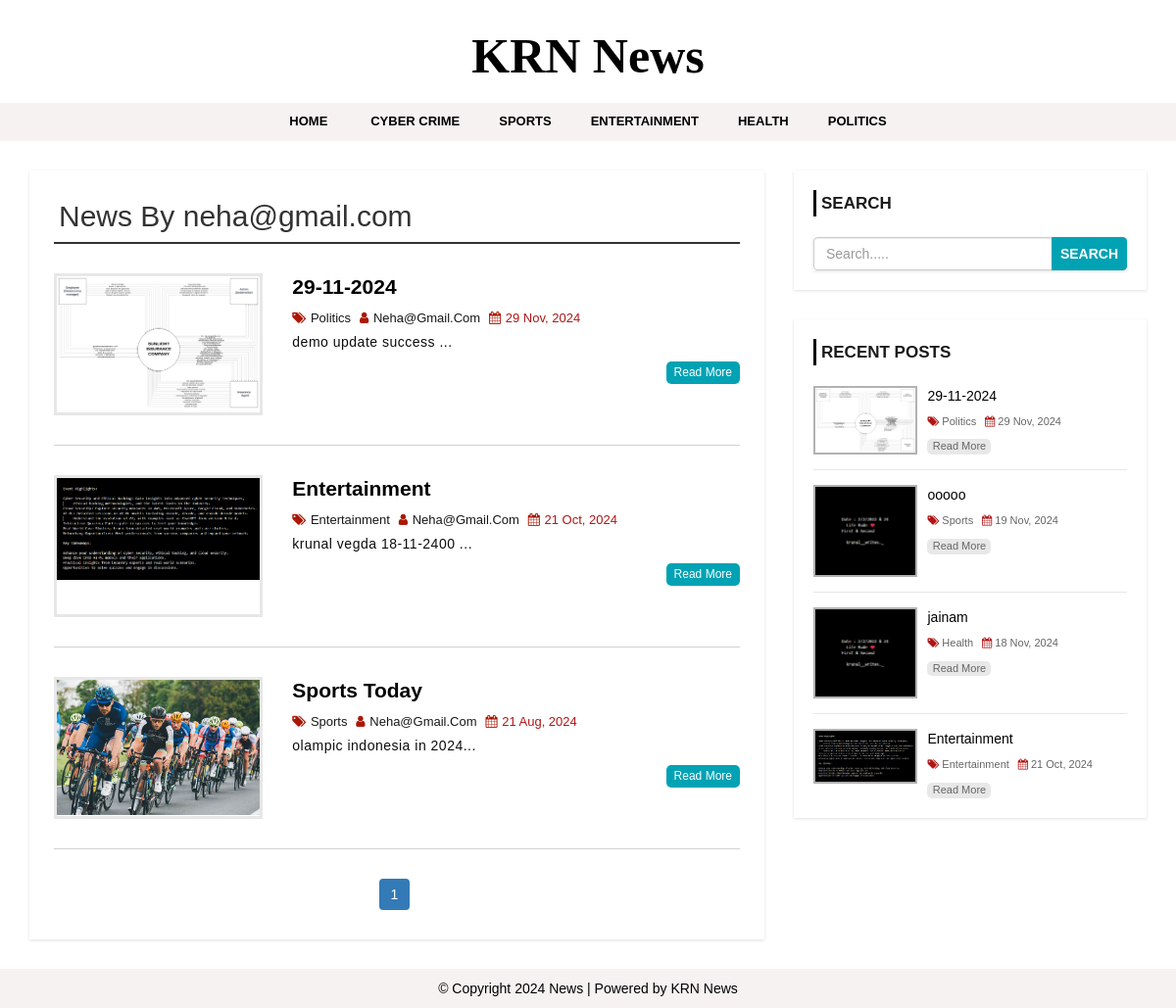
/author.php?aid=2, run on the app's committed database.
### tables this page shows
CREATE TABLE `settings` (
  `id` int(11) NOT NULL,
  `websitename` varchar(60) NOT NULL,
  `logo` varchar(50) NOT NULL,
  `footerdesc` varchar(255) NOT NULL
);

CREATE TABLE `category` (
  `category_id` int(11) NOT NULL,
  `category_name` varchar(100) NOT NULL,
  `post` int(11) NOT NULL DEFAULT 0
);

CREATE TABLE `user` (
  `user_id` int(10) UNSIGNED NOT NULL,
  `first_name` varchar(30) NOT NULL,
  `last_name` varchar(30) NOT NULL,
  `username` varchar(30) DEFAULT NULL,
  `password` varchar(40) DEFAULT NULL,
  `role` int(11) NOT NULL,
  `resettoken` varchar(255) NOT NULL,
  `resettokenexpired` date DEFAULT NULL
);

CREATE TABLE `post` (
  `post_id` int(11) NOT NULL,
  `title` varchar(100) NOT NULL,
  `description` text NOT NULL,
  `category` varchar(100) NOT NULL,
  `post_date` varchar(50) NOT NULL,
  `author` int(11) NOT NULL,
  `post_img` varchar(100) NOT NULL
);

### config.php (called while the page is built, shortened)
<?php
$hostname = "http://localhost/news-site";
?>

### author.php (the view, shortened to what this page needs)
<?php include 'header.php'; ?>
    <div id="main-content">
      <div class="container">
        <div class="row">
            <div class="col-md-8">
              <div class="post-container">
                <?php
                include "config.php";
                if(isset($_GET['aid'])){
                  $auth_id = $_GET['aid'];
                  $sql1 = "SELECT * FROM post JOIN user
                          ON post.author = user.user_id
                          WHERE post.author = {$auth_id}";
                  $result1 = mysqli_query($conn, $sql1) or die("Query Failed.");
                  $row1 = mysqli_fetch_assoc($result1);
                ?>
                <h2 class="page-heading">News By <?php echo $row1['username']; ?></h2>
                <?php
                  $limit = 3;
                  if(isset($_GET['page'])){
                    $page = $_GET['page'];
                  }else{
                    $page = 1;
                  }
                  $offset = ($page - 1) * $limit;
                  $sql = "SELECT post.post_id, post.title, post.description,post.post_date,post.author,
                  category.category_name,user.username,post.category,post.post_img FROM post
                  LEFT JOIN category ON post.category = category.category_id
                  LEFT JOIN user ON post.author = user.user_id
                  WHERE post.author = {$auth_id}
                  ORDER BY post.post_id DESC LIMIT {$offset},{$limit}";
                  $result = mysqli_query($conn, $sql) or die("Query Failed.");
                  if(mysqli_num_rows($result) > 0){
                    while($row = mysqli_fetch_assoc($result)) {
                ?>
                  <div class="post-content">
                      <div class="row">
                          <div class="col-md-4">
                            <a class="post-img" href="single.php?id=<?php echo $row['post_id']; ?>"><img src="admin/upload/<?php echo $row['post_img']; ?>" alt=""/></a>
                          </div>
                          <div class="col-md-8">
                            <div class="inner-content clearfix">
                                <h3><a href='single.php?id=<?php echo $row['post_id']; ?>'><?php echo $row['title']; ?></a></h3>
                                <div class="post-information">
                                    <span>
                                        <i class="fa fa-tags" aria-hidden="true"></i>
                                        <a href='category.php?cid=<?php echo $row['category']; ?>'><?php echo $row['category_name']; ?></a>
                                    </span>
                                    <span>
                                        <i class="fa fa-user" aria-hidden="true"></i>
                                        <a href='author.php?aid=<?php echo $row['author']; ?>'><?php echo $row['username']; ?></a>
                                    </span>
                                    <span>
                                        <i class="fa fa-calendar" aria-hidden="true"></i>
                                        <?php echo $row['post_date']; ?>
                                    </span>
                                </div>
                                <p class="description">
                                    <?php echo substr($row['description'],0,130) . "..."; ?>
                                </p>
                                <a class='read-more pull-right' href='single.php?id=<?php echo $row['post_id']; ?>'>read more</a>
                            </div>
                          </div>
                      </div>
                  </div>
                  <?php
                    }
                  }else{
                    echo "<h2>No Record Found.</h2>";
                  }
                  if(mysqli_num_rows($result1) > 0){
                    $total_records = mysqli_num_rows($result1);
                    $total_page = ceil($total_records / $limit);
                    echo '<ul class="pagination admin-pagination">';
                    for($i = 1; $i <= $total_page; $i++){
                      if($i == $page){
                        $active = "active";
                      }else{
                        $active = "";
                      }
                      echo '<li class="'.$active.'"><a href="author.php?aid='.$auth_id .'&page='.$i.'">'.$i.'</a></li>';
                    }
                    echo '</ul>';
                  }
                }else{
                  echo "<h2>No Record Found.</h2>";
                }
                ?>
              </div>
            </div>
            <?php include 'sidebar.php'; ?>
        </div>
      </div>
    </div>
<?php include 'footer.php'; ?>

### header.php (shortened to what this page needs)
<?php
  include "config.php";
?>
<!DOCTYPE html>
<html lang="en">
<head>
    <link rel="stylesheet" href="css/bootstrap.min.css"/>
    <link rel="stylesheet" href="css/font-awesome.css">
    <link rel="stylesheet" href="css/style.css">
</head>
<body>
<div id="header">
    <div class="container">
        <div class="row">
            <div class=" col-md-offset-4 col-md-4">
              <?php
                include "config.php";
                $sql = "SELECT * FROM settings";
                $result = mysqli_query($conn, $sql) or die("Query Failed.");
                if(mysqli_num_rows($result) > 0){
                  while($row = mysqli_fetch_assoc($result)) {
                    if($row['logo'] == ""){
                      echo '<a href="index.php"><h1>'.$row['websitename'].'</h1></a>';
                    }else{
                        echo '<a href="index.php"><h1 style="font-weight: bold !important; font-family: Times New Roman, Times, serif; font-size:50px; color: black;">'.$row['websitename'].'</h1></a>';
                    }
                  }
                }
                ?>
            </div>
        </div>
    </div>
</div>
<div id="menu-bar">
    <div class="container">
        <div class="row">
            <div class="col-md-12">
              <?php
                include "config.php";
                $sql = "SELECT * FROM category WHERE post > 0";
                $result = mysqli_query($conn, $sql) or die("Query Failed. : Category");
                if(mysqli_num_rows($result) > 0){
                  $active = "";
              ?>
                <ul class='menu'>
                  <li><a href='<?php echo $hostname; ?>'>Home</a></li>
                  <?php while($row = mysqli_fetch_assoc($result)) {
                    echo "<li><a class='{$active}' href='category.php?cid={$row['category_id']}'>{$row['category_name']}</a></li>";
                  } ?>
                </ul>
                <?php } ?>
            </div>
        </div>
    </div>
</div>

### sidebar.php
<div id="sidebar" class="col-md-4">
    <div class="search-box-container">
        <h4>Search</h4>
        <form class="search-post" action="search.php" method ="GET">
            <div class="input-group">
                <input type="text" name="search" class="form-control" placeholder="Search.....">
                <span class="input-group-btn">
                    <button type="submit" class="btn btn-danger">Search</button>
                </span>
            </div>
        </form>
    </div>
    <div class="recent-post-container">
        <h4>Recent Posts</h4>
        <?php
        include "config.php";
        $limit = 4;
        $sql = "SELECT post.post_id, post.title, post.post_date,
        category.category_name,post.category,post.post_img FROM post
        LEFT JOIN category ON post.category = category.category_id
        ORDER BY post.post_id DESC LIMIT {$limit}";
        $result = mysqli_query($conn, $sql) or die("Query Failed. : Recent Post");
        if(mysqli_num_rows($result) > 0){
          while($row = mysqli_fetch_assoc($result)) {
      ?>
        <div class="recent-post">
            <a class="post-img" href="single.php?id=<?php echo $row['post_id']; ?>">
                <img src="admin/upload/<?php echo $row['post_img']; ?>" alt=""/>
            </a>
            <div class="post-content">
                <h5><a href="single.php?id=<?php echo $row['post_id']; ?>"><?php echo $row['title']; ?></a></h5>
                <span>
                    <i class="fa fa-tags" aria-hidden="true"></i>
                    <a href='category.php?cid=<?php echo $row['category']; ?>'><?php echo $row['category_name']; ?></a>
                </span>
                <span>
                    <i class="fa fa-calendar" aria-hidden="true"></i>
                    <?php echo $row['post_date']; ?>
                </span>
                <a class="read-more" href="single.php?id=<?php echo $row['post_id']; ?>">read more</a>
            </div>
        </div>
    <?php
      }
    }
    ?>
    </div>
</div>

### footer.php
<div id ="footer">
    <div class="container">
        <div class="row">
            <div class="col-md-12">
              <?php
                include "config.php";
                $sql = "SELECT * FROM settings";
                $result = mysqli_query($conn, $sql) or die("Query Failed.");
                if(mysqli_num_rows($result) > 0){
                  while($row = mysqli_fetch_assoc($result)) {
              ?>
                <span><?php echo $row['footerdesc']; ?></span>
              <?php
                }
              }
              ?>
            </div>
        </div>
    </div>
</div>
</body>
</html>

### css/style.css (style rules this page uses)
body { background: #ffffff; font-family: verdana, sans-serif,arial,Helvetica; }
a, a:hover, a:focus { text-decoration: none; outline: none; }
ul { margin:0; padding:0; list-style:none; }
h2.page-heading { margin: 5px 0 30px; padding: 0 5px 10px; border-bottom: 2px solid #333; }
form { background: #fff; padding: 25px; box-shadow:0 1px 3px rgba(0, 0, 0, 0.13); }
#header { background: #ffffff; text-align: center; padding: 10px; }
#menu-bar { background: rgba(247, 242, 242, 0.977); text-align: center; position: sticky; top: 0; z-index: 999; }
#menu-bar .menu > li { display: inline-block; }
.menu > li > a { padding: 10px 20px; display: block; text-transform: uppercase; color: #000000; font-size: 13px; font-weight:600; transition:all 0.5s ease 0s; }
#main-content { padding: 30px 0; min-height: 750px; }
#main-content .post-container { background-color: #fff; padding: 25px; box-shadow: 0 1px 3px rgba(0, 0, 0, 0.13); }
#main-content .post-content { border-bottom: 1px solid #d1d1d1; padding: 0 0 30px; margin-bottom:30px; }
#main-content .post-content img { width: 100%; }
#main-content .post-content .post-img { border: 3px solid #e7e7e7; display: block; height: 145px; overflow: hidden; transition: border .3s; }
#main-content .post-content h3 { font-size: 21px; line-height: 28px; font-weight: 600; margin: 0 0 7px; }
#main-content .post-content h3 a { color: black; transition:all 0.3s; }
#main-content .post-content .post-information span { color: #ab0404ee; font-size: 13px; text-transform: capitalize; margin: 0 5px 5px 0; display: inline-block; }
#main-content .post-content .post-information i { color: #aa1805; margin-right: 1px; }
#main-content .post-content .post-information a { color: #181717; text-decoration: none; }
#main-content .post-content p, #main-content .single-post p { color: #0e0d0d; font-size: 14px; letter-spacing: 0.5px; margin:0 0 10px; }
#main-content .post-content a.read-more { color: #fff; background-color: #01a2b4; font-size: 12px; text-transform: capitalize; padding: 3px 8px; border-radius: 5px; transition: all 0.3s; }
.pagination { display: block; text-align: center; margin: 0; }
.pagination li { display:inline-block; margin: 0 5px 0 0; }
.pagination li a { border: none; background: #01a2b4; color: #fff; }
i.fa { color:#222; }
#sidebar h4 { color: #1A1A1A; font-size: 17px; line-height: 27px; font-weight:600; text-transform: uppercase; padding: 0 0 0 5px; margin: 0 0 21px; border-left: 3px solid #000000; }
#sidebar .search-box-container { background-color: #fff; padding: 20px; margin: 0 0 30px; box-shadow: 0 1px 3px rgba(0, 0, 0, 0.13); }
#sidebar .search-post { padding: 0; }
#sidebar .search-post input { color: #606060; }
#sidebar .search-post .btn { font-weight: 600; text-transform: uppercase; padding: 6px 8px; background-color: #01a2b4; border-color: #01a2b4; outline: none; }
#sidebar .recent-post-container { padding: 20px; background: #fff; box-shadow: 0 1px 3px rgba(0, 0, 0, 0.13); }
#sidebar .recent-post { border-bottom: 1px solid #e7e7e7; padding: 0 0 15px; margin: 0 0 15px; }
#sidebar .recent-post:last-child { margin: 0; padding: 0; border: none; }
#sidebar .recent-post .post-img { display: inline-block; width: 33%; border: 2px solid rgba(0,0,0,0.3); vertical-align: top; transition: border .3s; }
#sidebar .recent-post .post-img img { width: 100%; }
#sidebar .recent-post .post-content { width: 65%; display: inline-block; border: none; padding: 0 0 0 7px; margin: 0; }
#sidebar .recent-post h5 { font-size: 14px; line-height: 20px; margin: 0 0 5px; }
#sidebar .recent-post h5 a { color: black; }
#sidebar .recent-post span { color: #666; font-size: 11px; display: inline-block; margin: 0 5px 10px 0; }
#sidebar .recent-post span a { color: #666; }
#sidebar .recent-post span i { color: #ab0404ee; }
#sidebar .recent-post a.read-more { color: #666; background-color: rgba(0,0,0,0.09); width: 65px; font-size: 11px; text-align: center; padding: 0; display: block; transition: all 0.3s; }
#footer { color: black; padding: 10px 0; text-align:center; background-color:rgba(247, 242, 242, 0.977); }
#log,img { width:135px; }

### data on the page
settings: websitename "KRN News", footerdesc "© Copyright 2024 News | Powered by KRN News"
category: category_name "CYBER CRIME"
category: category_name "SPORTS"
category: category_name "ENTERTAINMENT"
category: category_name "HEALTH"
category: category_name "POLITICS"
user: username "neha@gmail.com"
post: post_img (placeholder picture), title "29-11-2024", category.category_name "Politics", user.username "Neha@gmail.com", post_date "29 Nov, 2024", description "demo update success"
post: post_img (picture), title "Entertainment", category.category_name "Entertainment", user.username "Neha@gmail.com", post_date "21 Oct, 2024", description "krunal vegda 18-11-2400"
post: post_img (picture), title "Sports Today", category.category_name "Sports", user.username "Neha@gmail.com", post_date "21 Aug, 2024", description "olampic indonesia in 2024"
post: post_img (picture), title "ooooo", category.category_name "Sports", post_date "19 Nov, 2024"
post: post_img (picture), title "jainam", category.category_name "Health", post_date "18 Nov, 2024"
